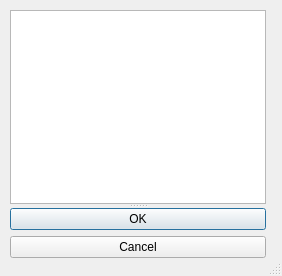
<?xml version="1.0" encoding="UTF-8"?>
<ui version="4.0">
 <class>chooseSingleItemFromList</class>
 <widget class="QDialog" name="chooseSingleItemFromList">
  <property name="geometry">
   <rect>
    <x>0</x>
    <y>0</y>
    <width>282</width>
    <height>276</height>
   </rect>
  </property>
  <property name="sizePolicy">
   <sizepolicy hsizetype="Preferred" vsizetype="Expanding">
    <horstretch>0</horstretch>
    <verstretch>0</verstretch>
   </sizepolicy>
  </property>
  <property name="windowTitle">
   <string>Dialog</string>
  </property>
  <property name="sizeGripEnabled">
   <bool>true</bool>
  </property>
  <widget class="QSplitter" name="splitter">
   <property name="geometry">
    <rect>
     <x>10</x>
     <y>10</y>
     <width>256</width>
     <height>248</height>
    </rect>
   </property>
   <property name="frameShadow">
    <enum>QFrame::Sunken</enum>
   </property>
   <property name="orientation">
    <enum>Qt::Vertical</enum>
   </property>
   <property name="childrenCollapsible">
    <bool>false</bool>
   </property>
   <widget class="QListView" name="listView">
    <property name="autoFillBackground">
     <bool>false</bool>
    </property>
    <property name="alternatingRowColors">
     <bool>true</bool>
    </property>
    <property name="resizeMode">
     <enum>QListView::Adjust</enum>
    </property>
    <property name="itemAlignment">
     <set>Qt::AlignLeading</set>
    </property>
   </widget>
   <widget class="QWidget" name="">
    <layout class="QVBoxLayout" name="verticalLayout">
     <item>
      <widget class="QPushButton" name="pushButton">
       <property name="text">
        <string>OK</string>
       </property>
      </widget>
     </item>
     <item>
      <widget class="QPushButton" name="pushButton_2">
       <property name="text">
        <string>Cancel</string>
       </property>
      </widget>
     </item>
    </layout>
   </widget>
  </widget>
 </widget>
 <resources/>
 <connections/>
</ui>
